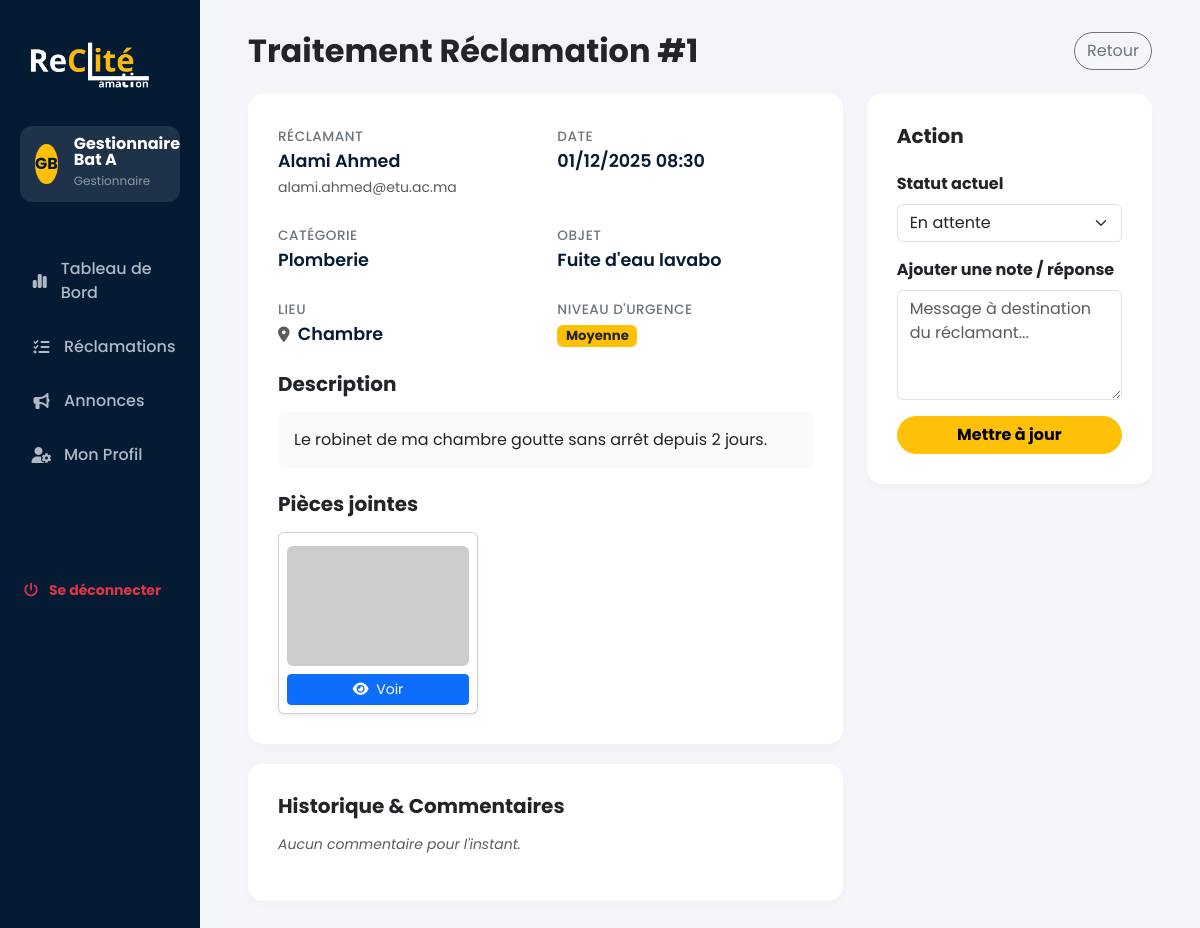
/gestionnaire/edit.php?id=1 (signed in), run on the app's committed database.
### tables this page shows
CREATE TABLE `reclamations` (
                                `id` int(11) NOT NULL AUTO_INCREMENT,
                                `user_id` int(11) NOT NULL,
                                `categorie_id` int(11) NOT NULL,
                                `objet` varchar(255) NOT NULL,
                                `description` text NOT NULL,
                                `lieu` varchar(255) DEFAULT NULL,
                                `urgence` enum('Faible','Moyenne','Haute','Urgent') DEFAULT 'Faible',
                                `statut` enum('en_attente','en_cours','resolu','rejete') NOT NULL DEFAULT 'en_attente',
                                `date_creation` datetime DEFAULT current_timestamp(),
                                PRIMARY KEY (`id`),
                                KEY `user_id` (`user_id`),
                                KEY `categorie_id` (`categorie_id`),
                                CONSTRAINT `reclamations_ibfk_1` FOREIGN KEY (`user_id`) REFERENCES `users` (`id`) ON DELETE CASCADE,
                                CONSTRAINT `reclamations_ibfk_2` FOREIGN KEY (`categorie_id`) REFERENCES `categories` (`id`) ON DELETE CASCADE
);

CREATE TABLE `users` (
                         `id` int(11) NOT NULL AUTO_INCREMENT,
                         `nom` varchar(100) NOT NULL,
                         `email` varchar(100) NOT NULL,
                         `password` varchar(255) NOT NULL,
                         `role` enum('reclamant','gestionnaire','admin') NOT NULL DEFAULT 'reclamant',
                         `code_logement` varchar(50) DEFAULT NULL,
                         `type_occupant` varchar(50) DEFAULT NULL,
                         `avatar` varchar(255) DEFAULT NULL,
                         `telephone` varchar(20) DEFAULT NULL,
                         `reset_token` varchar(255) DEFAULT NULL,
                         `reset_expires` datetime DEFAULT NULL,
                         `date_creation` datetime DEFAULT current_timestamp(),
                         PRIMARY KEY (`id`),
                         UNIQUE KEY `email` (`email`)
);

CREATE TABLE `categories` (
                              `id` int(11) NOT NULL AUTO_INCREMENT,
                              `nom` varchar(100) NOT NULL,
                              PRIMARY KEY (`id`)
);

CREATE TABLE `pieces_jointes` (
                                  `id` int(11) NOT NULL AUTO_INCREMENT,
                                  `reclamation_id` int(11) NOT NULL,
                                  `chemin_fichier` varchar(255) NOT NULL,
                                  `nom_fichier` varchar(255) NOT NULL,
                                  PRIMARY KEY (`id`),
                                  KEY `reclamation_id` (`reclamation_id`),
                                  CONSTRAINT `pieces_jointes_ibfk_1` FOREIGN KEY (`reclamation_id`) REFERENCES `reclamations` (`id`) ON DELETE CASCADE
);

### gestionnaire/edit.php (the view, shortened to what this page needs)
<?php
require_once '../config/db.php';
$reclamation_id = $_GET['id'];
$stmt = $pdo->prepare("
    SELECT r.*, c.nom as categorie_nom, u.nom as user_nom, u.email as user_email
    FROM reclamations r
    JOIN categories c ON r.categorie_id = c.id
    JOIN users u ON r.user_id = u.id
    WHERE r.id = ?
");
$stmt->execute([$reclamation_id]);
$reclamation = $stmt->fetch(PDO::FETCH_ASSOC);
$stmt = $pdo->prepare("SELECT * FROM pieces_jointes WHERE reclamation_id = ?");
$stmt->execute([$reclamation_id]);
$pieces = $stmt->fetchAll(PDO::FETCH_ASSOC);
$stmt = $pdo->prepare("
    SELECT c.*, u.nom as auteur, u.role as auteur_role
    FROM commentaires c
    JOIN users u ON c.user_id = u.id
    WHERE reclamation_id = ?
    ORDER BY date_commentaire DESC
");
$stmt->execute([$reclamation_id]);
$commentaires = $stmt->fetchAll(PDO::FETCH_ASSOC);
?>
<!DOCTYPE html>
<html lang="fr">
<head>
    <link href="https://cdn.jsdelivr.net/npm/bootstrap@5.3.2/dist/css/bootstrap.min.css" rel="stylesheet">
    <link rel="stylesheet" href="https://cdnjs.cloudflare.com/ajax/libs/font-awesome/6.4.0/css/all.min.css">
</head>
<body>
<div class="container-fluid">
    <div class="row">
        <?php include 'sidebar.php'; ?>
        <div class="col-md-9 col-lg-10 main-content">
            <div class="d-flex justify-content-between align-items-center mb-4">
                <h2 class="fw-bold mb-0">Traitement Réclamation #<?php echo $reclamation['id']; ?></h2>
                <a href="dashboard.php" class="btn btn-outline-secondary rounded-pill">Retour</a>
            </div>
            <div class="row">
                <div class="col-lg-8">
                    <div class="card-custom">
                        <div class="row g-4 mb-4">
                            <div class="col-md-6">
                                <span class="detail-label">Réclamant</span>
                                <div class="detail-value"><?php echo htmlspecialchars($reclamation['user_nom']); ?></div>
                                <small class="text-muted"><?php echo htmlspecialchars($reclamation['user_email']); ?></small>
                            </div>
                            <div class="col-md-6">
                                <span class="detail-label">Date</span>
                                <div class="detail-value"><?php echo date('d/m/Y H:i', strtotime($reclamation['date_creation'])); ?></div>
                            </div>
                            <div class="col-md-6">
                                <span class="detail-label">Catégorie</span>
                                <div class="detail-value"><?php echo htmlspecialchars($reclamation['categorie_nom']); ?></div>
                            </div>
                            <div class="col-md-6">
                                <span class="detail-label">Objet</span>
                                <div class="detail-value"><?php echo htmlspecialchars($reclamation['objet']); ?></div>
                            </div>
                            <div class="col-md-6">
                                <span class="detail-label">Lieu</span>
                                <div class="detail-value">
                                    <i class="fas fa-map-marker-alt text-muted small me-1"></i>
                                    <?php echo htmlspecialchars($reclamation['lieu'] ?? 'Non spécifié'); ?>
                                </div>
                            </div>
                            <div class="col-md-6">
                                <span class="detail-label">Niveau d'Urgence</span>
                                <div class="detail-value">
                                    <?php
                                    $urg = $reclamation['urgence'] ?? 'Faible';
                                    $badgeColor = 'bg-secondary';
                                    if($urg === 'Moyenne') $badgeColor = 'bg-warning text-dark';
                                    ?>
                                    <span class="badge <?php echo $badgeColor; ?>"><?php echo htmlspecialchars($urg); ?></span>
                                </div>
                            </div>
                        </div>
                        <h5 class="fw-bold mt-4 mb-3">Description</h5>
                        <p class="bg-light p-3 rounded-3"><?php echo nl2br(htmlspecialchars($reclamation['description'])); ?></p>
                        <?php if (count($pieces) > 0): ?>
                            <h5 class="fw-bold mt-4 mb-3">Pièces jointes</h5>
                            <div class="d-flex flex-wrap gap-3">
                                <?php foreach ($pieces as $piece): ?>
                                    <?php
                                    $raw_path = $piece['chemin_fichier'];
                                    if (strpos($raw_path, '/') === false && strpos($raw_path, '\\') === false) {
                                        $final_url = '../uploads/' . $raw_path;
                                    }
                                    elseif (strpos($raw_path, 'uploads/') === 0) {
                                        $final_url = '../' . $raw_path;
                                    }
                                    else {
                                        $final_url = $raw_path;
                                    }
                                    $ext = strtolower(pathinfo($raw_path, PATHINFO_EXTENSION));
                                    $is_image = in_array($ext, ['jpg', 'jpeg', 'png', 'gif', 'webp']);
                                    ?>
                                    <div class="card p-2 shadow-sm" style="width: 200px;">
                                        <?php if ($is_image): ?>
                                            <a href="<?php echo htmlspecialchars($final_url); ?>" target="_blank">
                                                <img src="<?php echo htmlspecialchars($final_url); ?>"
                                                     class="card-img-top rounded"
                                                     alt="Preuve"
                                                     style="height: 120px; object-fit: cover;"
                                                     onerror="this.onerror=null; this.src='https://via.placeholder.com/150?text=Image+Introuvable';">
                                            </a>
                                        <?php else: ?>
                                            <div class="bg-light d-flex align-items-center justify-content-center rounded" style="height: 120px;">
                                                <i class="fas fa-file-alt fa-3x text-secondary"></i>
                                            </div>
                                        <?php endif; ?>
                                        <div class="text-center mt-2">
                                            <a href="<?php echo htmlspecialchars($final_url); ?>" target="_blank" class="btn btn-sm btn-primary w-100">
                                                <i class="fas fa-eye me-1"></i> Voir
                                            </a>
                                        </div>
                                    </div>
                                <?php endforeach; ?>
                            </div>
                        <?php endif; ?>
                    </div>
                    <div class="card-custom">
                        <h5 class="fw-bold mb-3">Historique & Commentaires</h5>
                        <?php if (count($commentaires) > 0): ?>
                            <?php foreach ($commentaires as $com): ?>
                                <?php $is_admin = in_array($com['auteur_role'], ['admin', 'gestionnaire']); ?>
                                <div class="comment-box <?php echo $is_admin ? 'comment-admin' : 'comment-reclamant'; ?>">
                                    <div class="d-flex justify-content-between mb-1">
                                        <span class="fw-bold small"><?php echo htmlspecialchars($com['auteur']); ?> (<?php echo ucfirst($com['auteur_role']); ?>)</span>
                                        <small class="text-muted" style="font-size: 0.75rem;"><?php echo date('d/m H:i', strtotime($com['date_commentaire'])); ?></small>
                                    </div>
                                    <div class="small"><?php echo nl2br(htmlspecialchars($com['contenu'])); ?></div>
                                </div>
                            <?php endforeach; ?>
                        <?php else: ?>
                            <p class="text-muted small fst-italic">Aucun commentaire pour l'instant.</p>
                        <?php endif; ?>
                    </div>
                </div>
                <div class="col-lg-4">
                    <div class="card-custom sticky-top" style="top: 20px;">
                        <h5 class="fw-bold mb-4">Action</h5>
                        <form method="POST">
                            <div class="mb-3">
                                <label class="form-label fw-bold">Statut actuel</label>
                                <select name="statut" class="form-select">
                                    <option value="en_attente" <?php if ($reclamation['statut'] == 'en_attente') echo 'selected'; ?>>En attente</option>
                                </select>
                            </div>
                            <div class="mb-3">
                                <label class="form-label fw-bold">Ajouter une note / réponse</label>
                                <textarea name="commentaire" class="form-control" rows="4" placeholder="Message à destination du réclamant..."></textarea>
                            </div>
                            <button type="submit" class="btn btn-warning w-100 fw-bold rounded-pill">Mettre à jour</button>
                        </form>
                    </div>
                </div>
            </div>
        </div>
    </div>
</div>
</body>
</html>

### gestionnaire/edit.php (style rules this page uses)
:root { --sidebar-bg: #051b34; --body-bg: #f3f5f9; --accent-yellow: #ffc107; }
body { font-family: 'Poppins', sans-serif; background-color: var(--body-bg); overflow-x: hidden; }
.main-content { padding: 2rem 3rem; }
.card-custom { background: white; border-radius: 15px; border: none; box-shadow: 0 4px 6px rgba(0,0,0,0.02); padding: 30px; margin-bottom: 20px; }
.detail-label { color: #6c757d; font-size: 0.85rem; font-weight: 500; text-transform: uppercase; letter-spacing: 0.5px; }
.detail-value { font-weight: 600; color: var(--sidebar-bg); font-size: 1.1rem; }

### data on the page
reclamations: id "1", user.nom "Alami Ahmed", user.email "alami.ahmed@etu.ac.ma", date_creation "01/12/2025 08:30", categorie.nom "Plomberie", objet "Fuite d'eau lavabo", lieu "Chambre", urgence "Moyenne", description "Le robinet de ma chambre goutte sans arrêt depuis 2 jours.", statut "En attente"

### other printed values
$initials "GB"
$sidebar_name "Gestionnaire Bat A"
